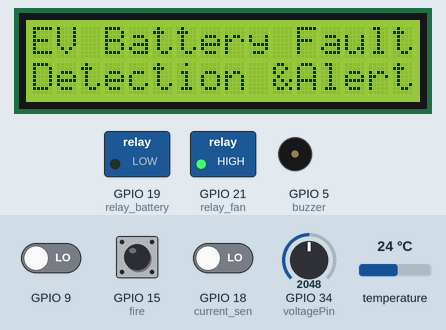
The sketch below on a simulated ESP32. Shown: 16×2 character LCD, switched loads named in the sketch (green lamp = pin HIGH), buzzer (waves = sounding, pin HIGH). The test bench sets the inputs (shaded band); at power-on: GPIO 9 LOW, GPIO 15 (fire) HIGH, GPIO 18 (current_sen) LOW, GPIO 34 (voltagePin) = 2048, temperature 24 °C (analog values on the 0–4095 scale). WiFi joins after 1.5 s; servers stay silent unless stated; the modem accepts every AT command (registered, SIM ready, sends succeed) and sends nothing else; web services answer with replies made up by the test bench; what the sketch prints to the serial monitor is not drawn.

Above: at 0.1 s.
At 2.6 s:
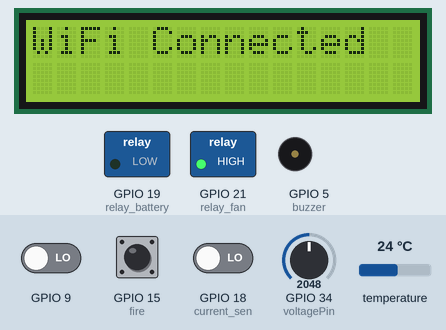
At 3.1 s:
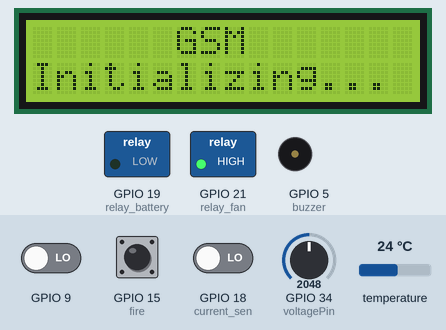
At 20.7 s:
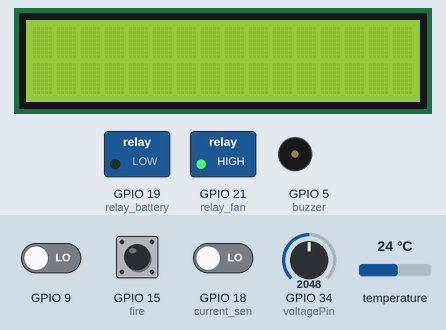
At 21.4 s:
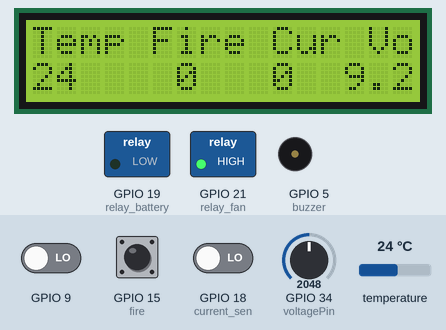
At 24.2 s:
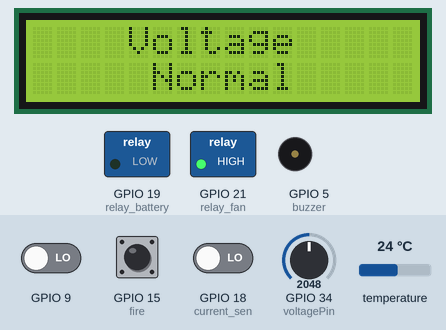

Measured:
- by itself, everything shown: repeats every 4.2 s, in 6 steps
- what the display in image 1 shows lasts 0.5 s, from 2.6 s to 3.1 s
- what the display in image 2 shows lasts 17.0 s, from 3.1 s to 20.1 s
- what the display in image 3 shows lasts 0.8 s, from 20.6 s to 21.4 s
- what the display in image 4 shows lasts 1.2 s, from 21.4 s to 22.6 s

The sketch:

code-SentinelRT.ino
```cpp
#include <LiquidCrystal.h>
#include <OneWire.h>
#include <DallasTemperature.h>
#include <WiFi.h>
#include <HTTPClient.h>
#include <HardwareSerial.h>

HardwareSerial sim800(1); // UART1

LiquidCrystal lcd(13, 12, 14, 27, 26, 25);


#define ONE_WIRE_BUS 4
#define current_sen 18//regulator
#define fire 15
#define buzzer 5
#define relay_battery 19
#define relay_fan  21//33

const int voltagePin = 34;

const float R1 = 30000.0;
const float R2 = 10000.0;
float inputVoltage;


OneWire oneWire(ONE_WIRE_BUS);
DallasTemperature sensors(&oneWire);


const char* ssid = "a";
const char* password = "1234567890";

String apiKey = "U5QNRDI1OJUCH1TQ";  //UPY099IS3UF0TQ0O


void setup() {
  lcd.begin(16, 2);         // Initialize LCD
  Serial.begin(115200);
  sim800.begin(9600, SERIAL_8N1, 16, 17);
  Serial.println("Initializing GSM Module...");
  sensors.begin();
  pinMode(buzzer, OUTPUT);
  pinMode(current_sen, INPUT);
  pinMode(fire, INPUT);
  pinMode(relay_battery, OUTPUT);
  pinMode(relay_fan, OUTPUT);

  digitalWrite(relay_battery, LOW); //on
  digitalWrite(relay_fan, HIGH);//off

  lcd.print("EV Battery Fault ");
  lcd.setCursor(0, 1);
  lcd.print("Detection &Alert ");
  delay(2000);
  Serial.println("EV Battery Fault Detection & Alert system");


  analogReadResolution(12);       // 0 to 4095
  analogSetAttenuation(ADC_11db);  // Higher input range


  //--------------iot esp32-----------
  lcd.clear();
  lcd.print("WiFi Connecting");
  delay(500);
  WiFi.begin(ssid, password);
  lcd.clear();
  lcd.print("WiFi Connected ");
  delay(500);
  lcd.clear();
  lcd.setCursor(0, 0);
  lcd.print("      GSM      ");
  lcd.setCursor(0, 1);
  lcd.print("Initializing...");

  sim800.println("AT+CNMI=2,2,0,0,0");
  delay(3500);
  sim800.println("AT+CMGF=1");
  delay(3500);
  sim800.println("AT+CMGS=\"+917995597623\"\r"); // Replace x with mobile number 7671956462
  delay(3500);
  sim800.println("System is ready ");// The SMS text you want to send
  delay(3500);
  sim800.println((char)26); // ASCII code of CTRL+Z
  delay(3000);

  lcd.setCursor(0, 0);
  lcd.print(" Initialized  ");
  lcd.setCursor(0, 1);
  lcd.print(" Successfully ");
  delay(500);
  lcd.clear();
}  //setup


void loop() {


  sensors.requestTemperatures();
  vol_measure();

  lcd.setCursor(0, 0);
  lcd.print("Temp");
  lcd.setCursor(0, 1);
  lcd.print(int(sensors.getTempCByIndex(0)));

  lcd.setCursor(5, 0);
  lcd.print("Fire");
  lcd.setCursor(6, 1);
  lcd.print(!digitalRead(fire));

  lcd.setCursor(10, 0);
  lcd.print("Cur");
  lcd.setCursor(10, 1);
  lcd.print(digitalRead(current_sen));

  lcd.setCursor(14, 0);
  lcd.print("Vol");
  lcd.setCursor(13, 1);
  lcd.print(inputVoltage);

  delay(1200);
  lcd.clear();


  //-------------------------comparision-----------------------------
  if (sensors.getTempCByIndex(0) > 60)
  {
    digitalWrite(relay_fan, LOW);//on
    lcd.setCursor(0, 0);
    lcd.print("Temperature     ");
    lcd.setCursor(0, 1);
    lcd.print("Increase Alert..");
    digitalWrite(buzzer, HIGH);
    delay(1000);
    //send_temp_sms();
    digitalWrite(buzzer, LOW);
    lcd.clear();

  }
  else
  {
    digitalWrite(relay_fan, HIGH);//off
    lcd.setCursor(0, 0);
    lcd.print("   Temperature  ");
    lcd.setCursor(0, 1);
    lcd.print("     Normal     ");
    delay(500);
    lcd.clear();
  }

  if (digitalRead(current_sen) == 1)//short circuit
  {
    digitalWrite(relay_battery, HIGH);//off
    lcd.setCursor(0, 0);
    lcd.print("  Current High  ");
    lcd.setCursor(0, 1);
    lcd.print("  Disconnected  ");
    digitalWrite(buzzer, HIGH);
    send_current_sms();
    digitalWrite(buzzer, LOW);
    lcd.clear();
    digitalWrite(relay_battery, LOW);//on
  }
  else
  {
    digitalWrite(relay_battery, LOW);//on
    lcd.setCursor(0, 0);
    lcd.print("   Current      ");
    lcd.setCursor(0, 1);
    lcd.print(" Normal Load    ");
    delay(500);
    lcd.clear();
  }
  ///----------fire------------------------------
  if (digitalRead(fire) == 0)//flame
  {
    lcd.setCursor(0, 0);
    lcd.print("     Fire       ");
    lcd.setCursor(0, 1);
    lcd.print("    Detected    ");
    digitalWrite(buzzer, HIGH);
    send_fire_sms();
    digitalWrite(buzzer, LOW);
    lcd.clear();

  }
  else
  {
    lcd.setCursor(0, 0);
    lcd.print("     Fire      ");
    lcd.setCursor(0, 1);
    lcd.print(" Not Detected   ");
    delay(500);
    lcd.clear();
  }

  ///----------vol------------------------------
  if (inputVoltage < 5)//flame
  {
    lcd.setCursor(0, 0);
    lcd.print("     LOW        ");
    lcd.setCursor(0, 1);
    lcd.print("   Voltage      ");
    digitalWrite(buzzer, HIGH);
    delay(500);
    digitalWrite(buzzer, LOW);
    lcd.clear();

  }
  else
  {
    lcd.setCursor(0, 0);
    lcd.print("    Voltage     ");
    lcd.setCursor(0, 1);
    lcd.print("     Normal     ");
    delay(500);
    lcd.clear();
  }

  //-------------------------------------- SEND DATA-------------------------------
  if (WiFi.status() == WL_CONNECTED) {
    HTTPClient http;

    String url = "http://api.thingspeak.com/update?api_key=" + apiKey + "&field1=" + String(sensors.getTempCByIndex(0)) + "&field2=" + String(digitalRead(fire)) + "&field3=" + String(digitalRead(current_sen)) + "&field4=" + String(digitalRead(inputVoltage));


    http.begin(url);
    int httpCode = http.GET();

    Serial.print("HTTP Response: ");
    Serial.println(httpCode);

    http.end();
  }

  // delay(15000);   // ThingSpeak delay

}//loop

//-----------voltage measure---------------------------------
void vol_measure()
{
  int adcValue = analogRead(voltagePin);

  float adcVoltage = (adcValue / 4095.0) * 3.3;

  inputVoltage = adcVoltage * ((R1 + R2) / R2);
  inputVoltage = inputVoltage *1.4;
  Serial.print("ADC Value: ");
  Serial.print(adcValue);

  Serial.print("   Voltage: ");
  Serial.print(inputVoltage, 2);
  Serial.println(" V");

}
//----------------------gsm--------------------------
void send_current_sms()
{

  lcd.setCursor(0, 0);
  lcd.print("       SMS     ");
  lcd.setCursor(0, 1);
  lcd.print("  Sending......");

  init_sms();
  delay(3000);
  send_data("Alert!High current detected.take immediate action");
  delay(3000);
  send_sms();

  lcd.setCursor(0, 0);
  lcd.print("       SMS     ");
  lcd.setCursor(0, 1);
  lcd.print("      Sent     ");
  delay(500);

}

void send_fire_sms()
{

  lcd.setCursor(0, 0);
  lcd.print("       SMS     ");
  lcd.setCursor(0, 1);
  lcd.print("  Sending......");

  init_sms();
  delay(2000);
  send_data("Alert!Fire is detected.take immediate action");
  delay(2000);
  send_sms();

  lcd.setCursor(0, 0);
  lcd.print("       SMS     ");
  lcd.setCursor(0, 1);
  lcd.print("      Sent     ");
  delay(500);

}
void init_sms()
{
  sim800.println("AT+CNMI=2,2,0,0,0");
  delay(3500);
  sim800.println("AT+CMGF=1");
  delay(3500);
  sim800.println("AT+CMGS=\"+917995597623\"\r"); // Replace x with mobile number
  delay(3500);
}


void send_data(String message)
{
  sim800.println(message);
  delay(3000);
}
void send_sms()
{
  sim800.write(26);
  delay(2000);
}
```
